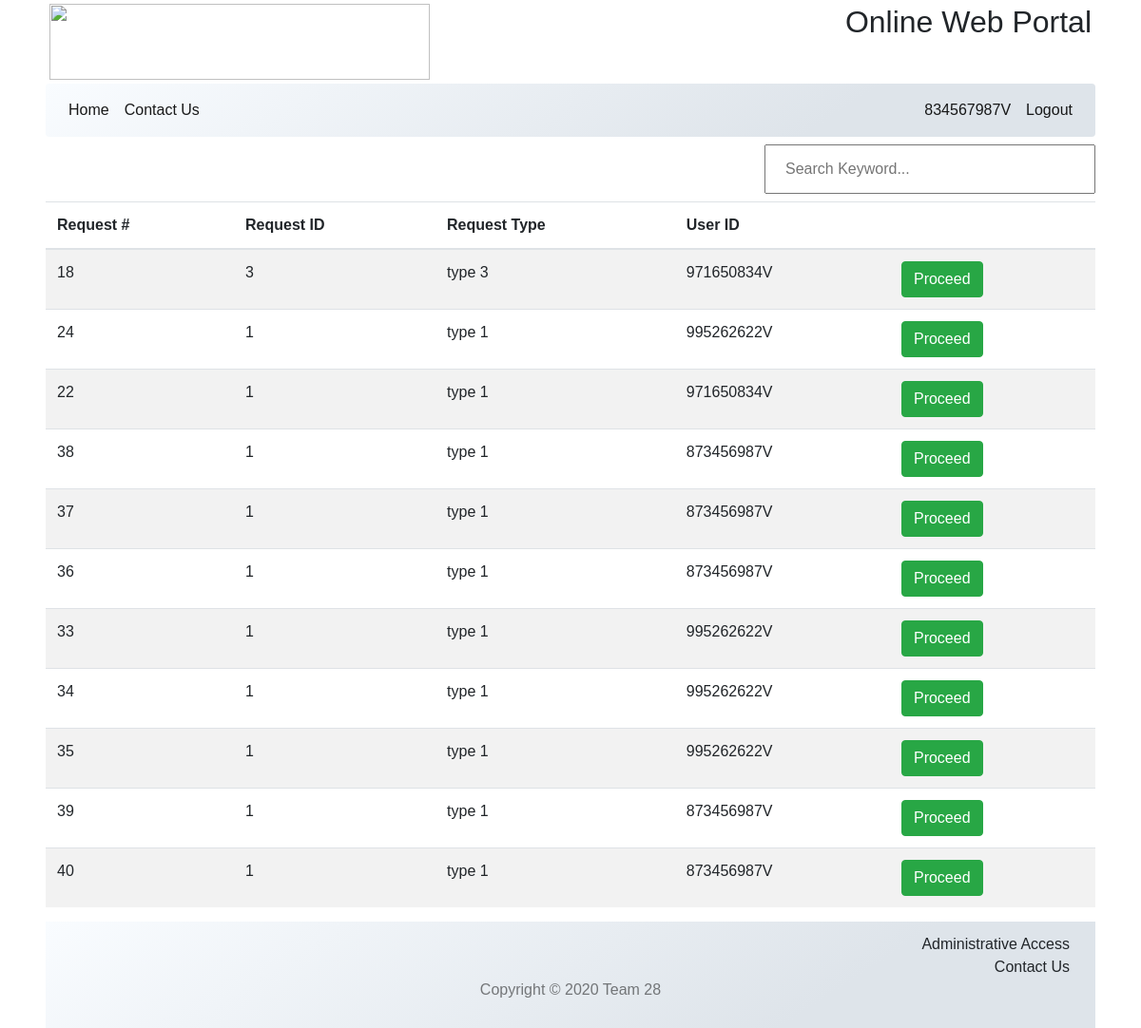
Screenshot of /newJobs.admin.php (signed in) with the database file from the repository.
### tables this page shows
CREATE TABLE `requestslist` (
  `requestNo` int(20) NOT NULL,
  `requestId` int(10) NOT NULL,
  `userId` varchar(12) NOT NULL,
  `date` datetime NOT NULL DEFAULT CURRENT_TIMESTAMP,
  `status` varchar(10) NOT NULL DEFAULT 'new',
  `description` varchar(200) DEFAULT NULL
);

### model/connection.model.php (called while the page is built, shortened)
<?php
class connection{
    private $host = "localhost";
    private $user = "root";
    private $pwd = "";
    private $dbName = "deon";
    public function connect(){
        $connection = mysqli_connect($this->host,$this->user,$this->pwd,$this->dbName);
        return $connection;
    }
    public function runQuery($query){
        $connection= $this->connect();
        return mysqli_query($connection,$query);
    }
}
?>

### model/adminJob.model.php (called while the page is built)
<?php
include_once 'connection.model.php';
class adModel extends connection
{
    public function getRequestHistory($var){
        $query= "SELECT requestslist.requestNo,requestslist.requestId,requestslist.userId,requestslist.description FROM requestslist WHERE   status='$var'";
        return $this->runQuery($query);
    }
}
?>

### controller/adminJob.ctrl.php (called while the page is built, shortened)
<?php
include_once 'model/adminJob.model.php';
class adminTableControl{
    public function requestHistory($var)
    {
        $adModel=new adModel();
        $result=$adModel->getRequestHistory($var);
        return $result;
    }
    public function hasJobsSubmitted($result)
    {
        if ($result-> num_rows > 0){
            return true;
        }
        else return false;
    }
    public function fetchData($result)
    {
        return $result-> fetch_assoc();
    }
}
?>

### newJobs.admin.php (the view, shortened to what this page needs)
<!DOCTYPE html>
<html lang="en">
<head>
</head>
<body>
<?php include_once("inc/Header.php"); ?>
<link rel="stylesheet" href="css/newJobs.css">
<?php
require_once 'controller/adminJob.ctrl.php';
$adctrll=new adminTableControl();
$var="new";
$result=$adctrll-> requestHistory($var);
if ($adctrll->hasJobsSubmitted($result)) {?>
      <div class="row">
<div class="col-sm-8"> </div>
<div class="col-sm-4">
<div class="search-bar"><input type="text" id="searchBar"  placeholder="Search Keyword..."></div>
</div>
</div>
        <div>
        <div class='table-responsive'>
 <table id="tablePreview" class="table table-hover table-striped">
   <thead>
     <tr>
       <th>Request #</th>
       <th>Request ID</th>
       <th>Request Type</th>
       <th>User ID</th>
       <th></th>
     </tr>
   </thead>
   <tbody id="requestTable">
   <?php
while ($row=$adctrll->fetchData($result)){
  $rowdata= "<tr><td class='column1'>" .$row["requestNo"]
           ."</td><td class='column1'>".$row["requestId"]
           ."</td><td class='column1'>type  ".$row["requestId"]
           ."</td><td class='column1'>".$row["userId"]."</td>";
  $proceedButton='<td> <form method="post">
  <input type="hidden" name="requestNo" value='.$row["requestNo"].'>
  <input type="submit" name="Proceed"
          class="btn btn-success" value="Proceed" /> </form></td></tr>';
      echo $rowdata,$proceedButton;
}
     ?>
   </tbody>
 </table>
</div>
        </div>
    </div>
    <?php
    }
    else {require_once 'inc/alert.view.php';
      $alertView=new alert();
        echo $alertView->showAlert('No New Jobs Submitted Yet','info');}
    ?>
<?php include_once('inc/Footer.php'); ?>
</body>
</html>

### css/CustomStyleSheet.css (style rules this page uses)
form { border: 3px solid #f1f1f1; }
input[type="text"], input[type="password"] { width: 100%; padding: 12px 20px; margin: 8px 0; display: inline-block; border: 1px solid f1f1f1; box-sizing: border-box; }
body { font-family: Arial, Helvetica, sans-serif; position: relative; padding-bottom: 111px; min-height: 100vh; }

### css/newJobs.css (style rules this page uses)
form { border: none; }

### rows the page displays
requestslist: requestNo "18", requestId "3", userId "971650834V"
requestslist: requestNo "24", requestId "1", userId "995262622V"
requestslist: requestNo "22", requestId "1", userId "971650834V"
requestslist: requestNo "38", requestId "1", userId "873456987V"
requestslist: requestNo "37", requestId "1", userId "873456987V"
requestslist: requestNo "36", requestId "1", userId "873456987V"
requestslist: requestNo "33", requestId "1", userId "995262622V"
requestslist: requestNo "34", requestId "1", userId "995262622V"
requestslist: requestNo "35", requestId "1", userId "995262622V"
requestslist: requestNo "39", requestId "1", userId "873456987V"
requestslist: requestNo "40", requestId "1", userId "873456987V"

### other values shown
$_SESSION['adminID'] "834567987V"
